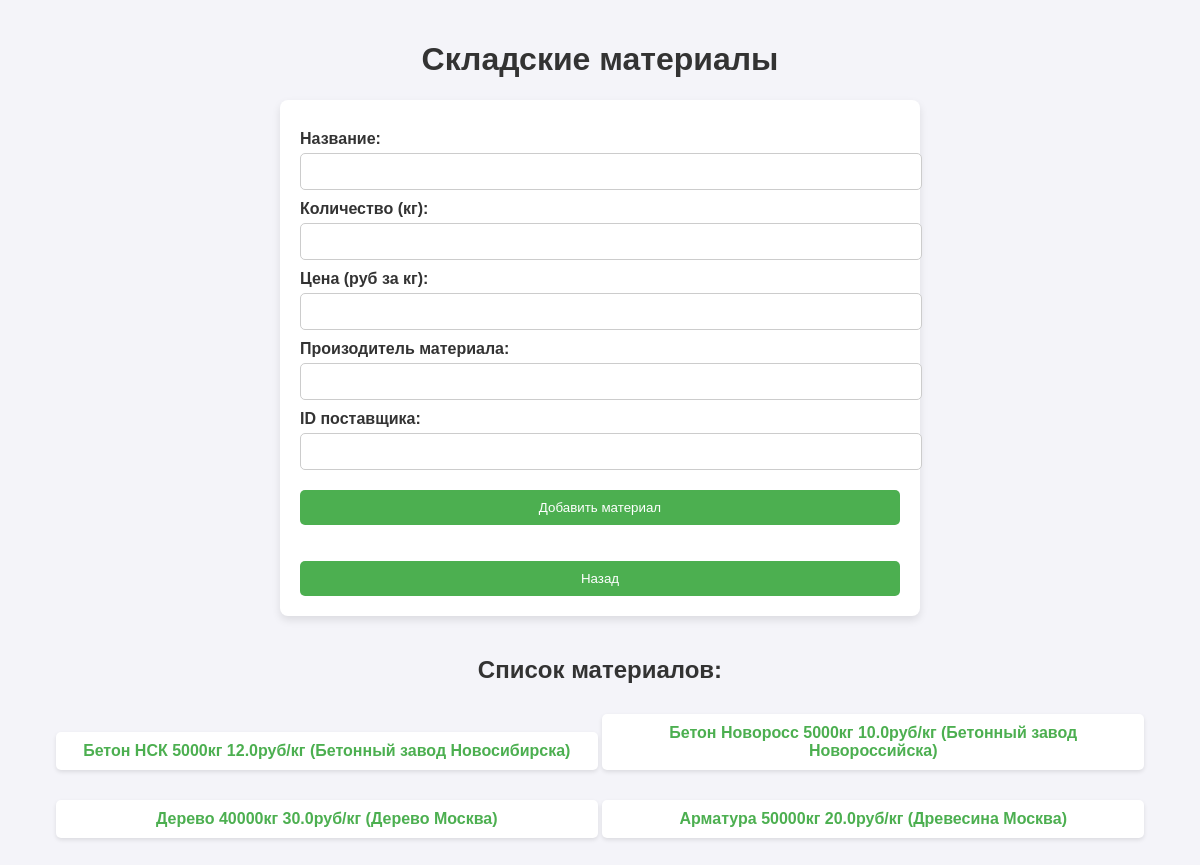
The page /materials (signed in) on the database as committed earlier.
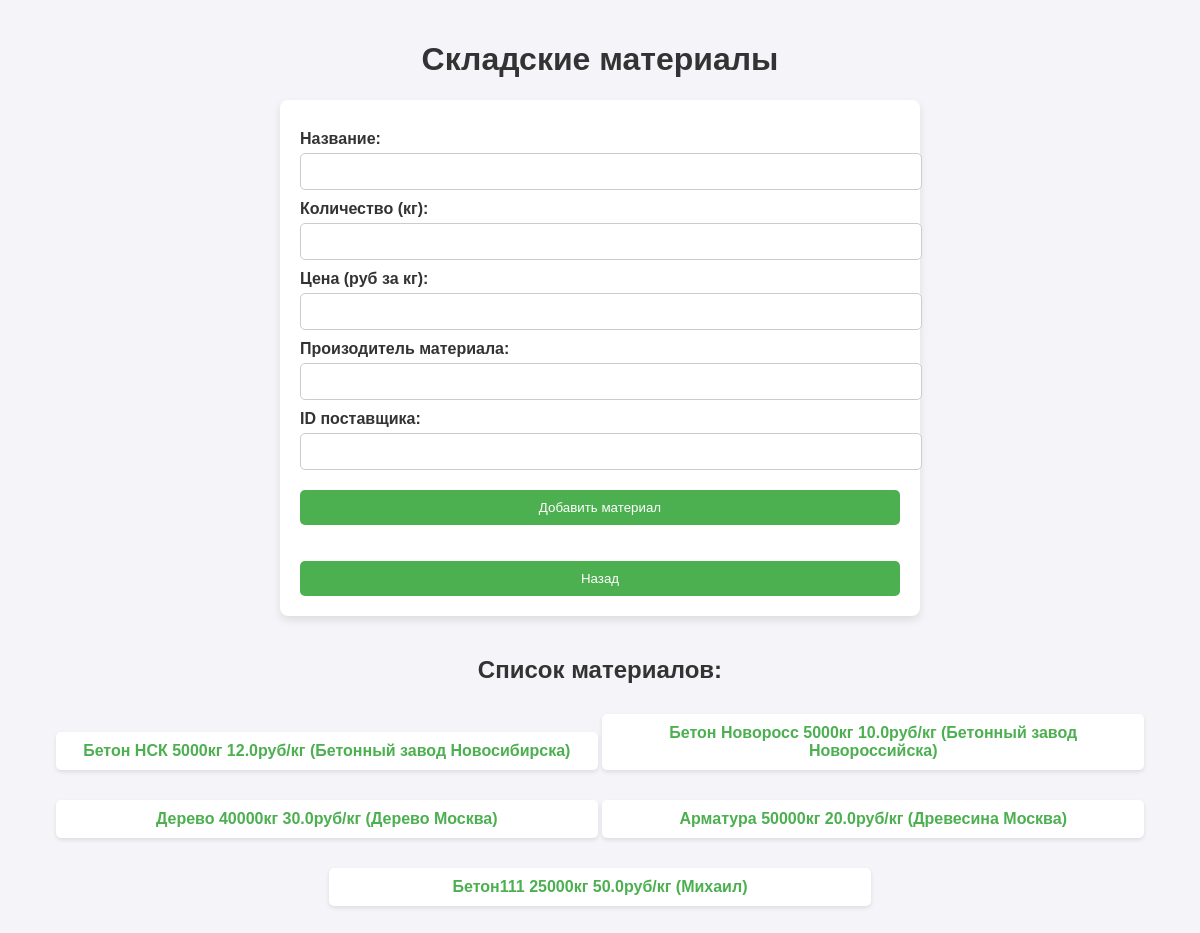
The same page on the database as committed later.
### tables this page shows
CREATE TABLE materials (
                id INTEGER PRIMARY KEY AUTOINCREMENT,
                name TEXT NOT NULL,
                quantity INTEGER NOT NULL,
                price REAL NOT NULL,
                manufacturer TEXT NOT NULL,
                supplier_id INTEGER,
                FOREIGN KEY (supplier_id) REFERENCES suppliers(id) ON DELETE SET NULL
            );

### main.py (the view, shortened to what this page needs)
@app.route("/materials", methods=["GET", "POST"])
@login_required
def manage_materials():
    materials = MaterialTable.get_all()
    return render_template("manage_materials.html", materials=materials)

### active_record.py (called while the page is built)
    @staticmethod
    def connect():
        conn = sqlite3.connect(DB_PATH)
        conn.row_factory = sqlite3.Row
        return conn

    @staticmethod
    def from_row(row):
        return Material(
            id=row["id"], name=row["name"], quantity=row["quantity"],
            price=row["price"], manufacturer=row["manufacturer"], supplier_id=row["supplier_id"]
        )

    @staticmethod
    def get_all():
        conn = Material.connect()
        cursor = conn.cursor()
        cursor.execute("SELECT * FROM materials")
        rows = cursor.fetchall()
        conn.close()
        return [Material.from_row(row) for row in rows]

    @staticmethod
    def from_row(row):
        if len(row) == 4:
            return User(
                id=row[0],
                username=row[1],
                password=row[2],
                desc=row[3]
            )
        return None

    @classmethod
    def get_by_id(cls, user_id):
        conn = User.connect()
        cursor = conn.cursor()
        cursor.execute("SELECT * FROM users WHERE id = ?", (user_id,))
        row = cursor.fetchone()
        conn.close()
        return User.from_row(row) if row else None

### templates/manage_materials.html (shortened to what this page needs)
<!DOCTYPE html>
<html lang="ru">
<head>
</head>
<body>
<h1>Складские материалы</h1>
<div class="form-container">
    <form method="POST">
        <label for="name">Название:</label>
        <input type="text" id="name" name="name" required>
        <label for="quantity">Количество (кг):</label>
        <input type="number" id="quantity" name="quantity" required>
        <label for="price">Цена (руб за кг):</label>
        <input type="number" step="0.01" id="price" name="price" required>
        <label for="manufacturer">Произодитель материала:</label>
        <input type="text" id="manufacturer" name="manufacturer" required>
        <label for="supplier_id">ID поставщика:</label>
        <input type="number" id="supplier_id" name="supplier_id" required>
        <button type="submit">Добавить материал</button>
    </form>
        <button type="submit" onclick="window.location.href='{{ url_for('index') }}'">Назад</button>
</div>
<h2>Список материалов:</h2>
<ul class="material-list">
    {% for material in materials %}
    <li>
        <a href="{{ url_for('manage_material', material_id=material.id) }}">{{ material.name }} {{ material.quantity }}кг {{ material.price }}руб/кг ({{ material.manufacturer }})</a>
    </li>
    {% endfor %}
</ul>
</body>
</html>

Rows that differ between the two databases and show on the page:
added materials: name "Бетон111", quantity "25000", price "50.0", manufacturer "Михаил"
